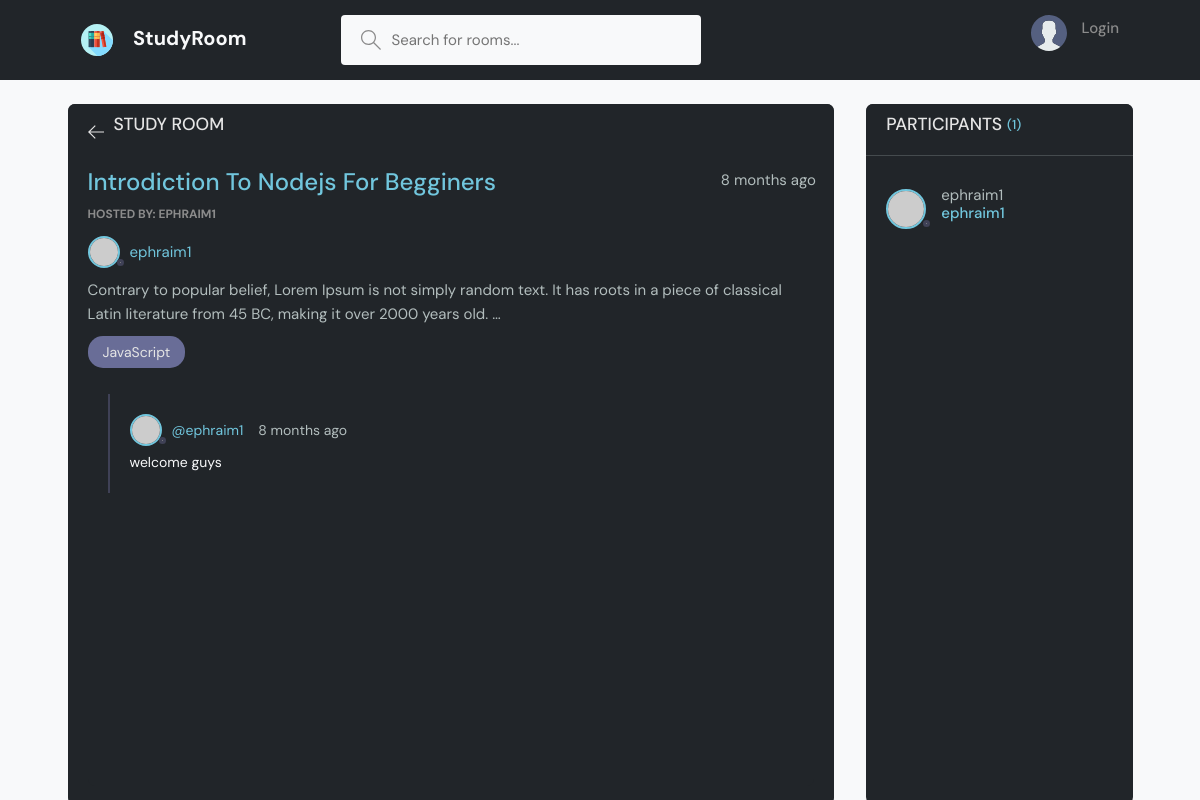
Page /room/16/ on the earlier database version.
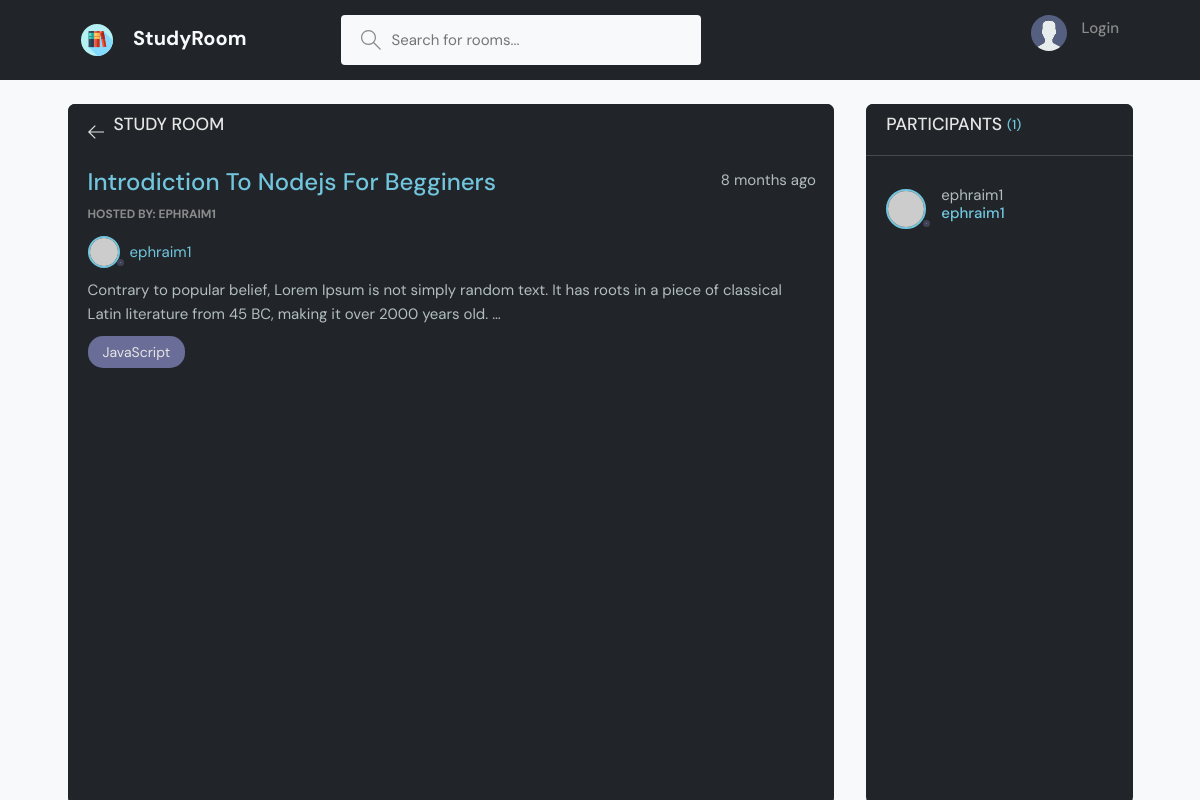
Same page on the later database version.
### base/models.py (models this page shows, shortened)
class Message(models.Model):
    user = models.ForeignKey(User, on_delete=models.CASCADE)
    room = models.ForeignKey(Room, on_delete=models.CASCADE)
    body = models.TextField()
    updated = models.DateTimeField(auto_now=True)
    created = models.DateTimeField(auto_now_add=True)
    class Meta:
        ordering = ['-updated', '-created']

### base/views.py (the view, shortened to what this page needs)
# urls.py: path('room/<str:pk>/', views.room, name='room'),
def room(request, pk):
    room = Room.objects.get(id=pk)
    room_messages = room.message_set.all()
    participants = room.participants.all()
    context = {'room': room, 'room_messages': room_messages,
               'participants': participants}
    return render(request, 'base/room.html', context)

### base/models.py (called while the page is built)
    def __str__(self):
        return self.name

### base/templates/base/room.html (shortened to what this page needs)
{% extends 'main.html' %}
{% block content %}
<body>
  <main class="profile-page layout layout--2">
    <div class="container">
      <div class="room bg-dark">
        <div class="room__top bg-dark">
          <div class="room__topLeft bg-dark">
            <a href="{% url 'home' %}">
              <svg version="1.1" xmlns="http://www.w3.org/2000/svg" width="32" height="32" viewBox="0 0 32 32">
                <title>arrow-left</title>
                <path
                  d="M13.723 2.286l-13.723 13.714 13.719 13.714 1.616-1.611-10.96-10.96h27.625v-2.286h-27.625l10.965-10.965-1.616-1.607z">
                </path>
              </svg>
            </a>
            <h3>Study Room</h3>
          </div>
        </div>
        <div class="room__box scroll bg-dark">
          <div class="room__header scroll bg-dark">
            <div class="room__info">
              <h3>{{room.name.title}}</h3>
              <span>{{room.created|timesince}} ago</span>
            </div>
            <div class="room__hosted">
              <p>Hosted By: {{room.host.username}}</p>
              <a href="{% url 'user-profile' room.host.id %}" class="room__author">
                <div class="avatar avatar--small">
                  <img src="https://randomuser.me/api/portraits/men/37.jpg" />
                </div>
                <span>{{room.host.username}}</span>
              </a>
            </div>
            <div class="room__details bg-dark">
              {{room.description|truncatewords:30}}
            </div>
            <span class="room__topics">{{room.topic}}</span>
          </div>
          <div class="room__conversation bg-dark">
            <div class="threads scroll bg-dark">
              {% for message in room_messages %}
              <div class="thread">
                <div class="thread__top">
                  <div class="thread__author">
                    <a href="{% url 'user-profile' message.user.id %}" class="thread__authorInfo">
                      <div class="avatar avatar--small">
                        <img src="https://randomuser.me/api/portraits/men/37.jpg" />
                      </div>
                      <span>@{{message.user.username}}</span>
                    </a>
                    <span class="thread__date">{{message.created|timesince}} ago</span>
                  </div>
                </div>
                <div class="thread__details text-light">
                 {{message.body|truncatewords:15}}
                </div>
              </div>
              {% endfor %}
            </div>
          </div>
        </div>
      </div>
      <div class="participants bg-dark">
        <h3 class="participants__top bg-dark">Participants <span>({{participants.count}})</span></h3>
        <hr class="bg-light">
        <div class="participants__list scroll">
          {% for user in participants %}
          <a href="{% url 'user-profile' user.id %}" class="participant">
            <div class="avatar avatar--medium">
              <img src="https://randomuser.me/api/portraits/men/37.jpg" />
            </div>
            <p>
              {{user.username}}
              <span>{{user.username}}</span>
            </p>
          </a>
          {% endfor %}
        </div>
      </div>
    </div>
  </main>
  {% endblock %}

Differences in the rows shown:
removed Message: user.username "ephraim1", created "8 months", body "welcome guys"
